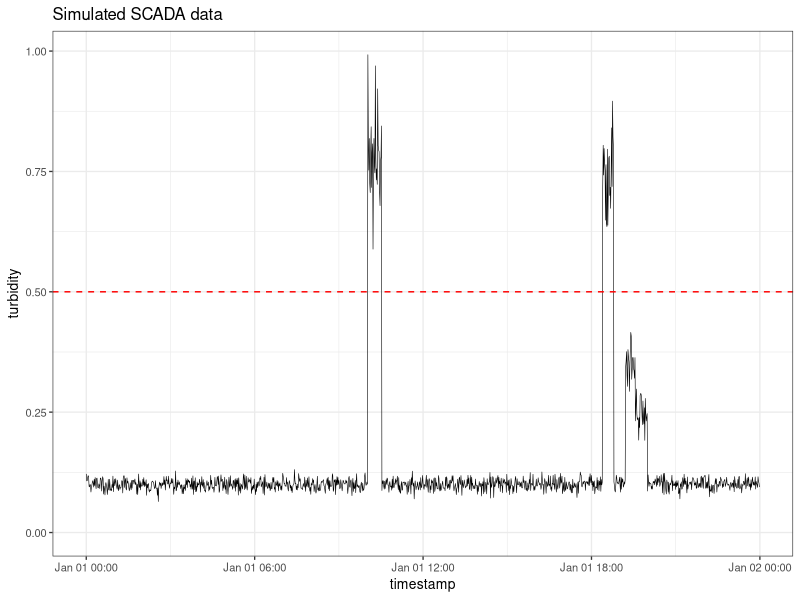
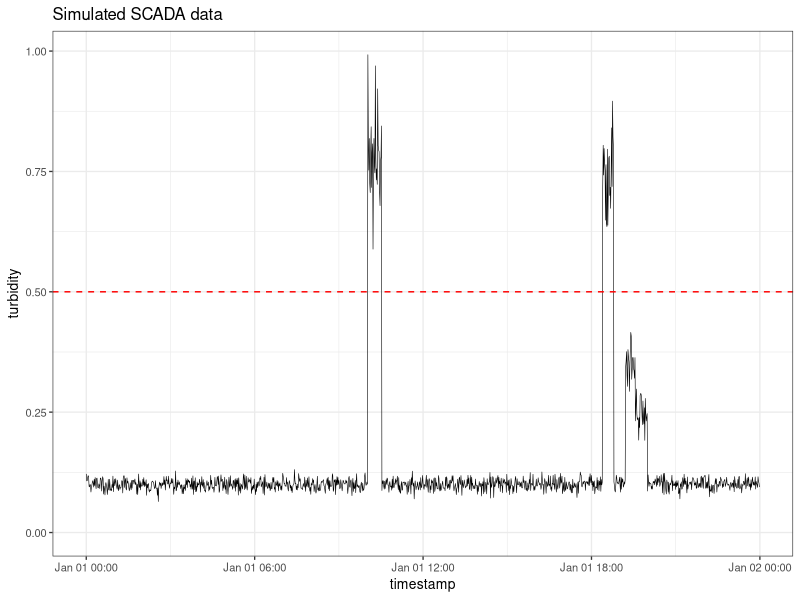

Reproduce these figures in R, in order.
# Simulate turbidity data

# set.seed(1234)
turbidity <- data.frame(timestamp = seq.POSIXt(as.POSIXct("2017-01-01 00:00:00"),
                                               by = "min", length.out = 24 * 60),
                        turbidity = rnorm(n = 24*60, mean = 0.1, sd = 0.01))

## Spike detection

## Simulate data
for (i in 1:5) {
  duration <- sample(10:30, 1)
  start_time <- sample(turbidity$timestamp[1:(nrow(turbidity) - duration)], 1)
  value <- rnorm(1, 0.5 * rbinom(1, 1, 0.5) + 0.3, 0.05)
  start_row <- which(turbidity$timestamp == start_time)
  turbidity$turbidity[start_row:(start_row + duration - 1)] <- rnorm(duration, value, value / 10)
}

library(ggplot2)

ggplot(turbidity) + 
  aes(x = timestamp, y = turbidity) + 
  geom_line(size = 0.2) +
  geom_hline(yintercept = 0.5, col = "red", linetype = 2) + 
  ylim(0, max(turbidity$turbidity)) +
  theme_bw(base_size = 10) + 
  ggtitle("Simulated SCADA data")

ggsave("spikes.png", width = 4, height = 3)

# Spike Detection Function

spike.detect <- function(timestamp, value, limit, duration) {
  runlength <- rle(value > limit)
  spikes <- data.frame(spike = runlength$values,
                       times = cumsum(runlength$lengths))
  spikes$times <- timestamp[spikes$times]
  spikes$event <- c(0, spikes$times[-1] - spikes$times[-nrow(spikes)])
  spikes <- subset(spikes, spike == TRUE & event > duration)
  return(spikes)
}

spike.detect(turbidity$timestamp, turbidity$turbidity, 0.5, 15)
